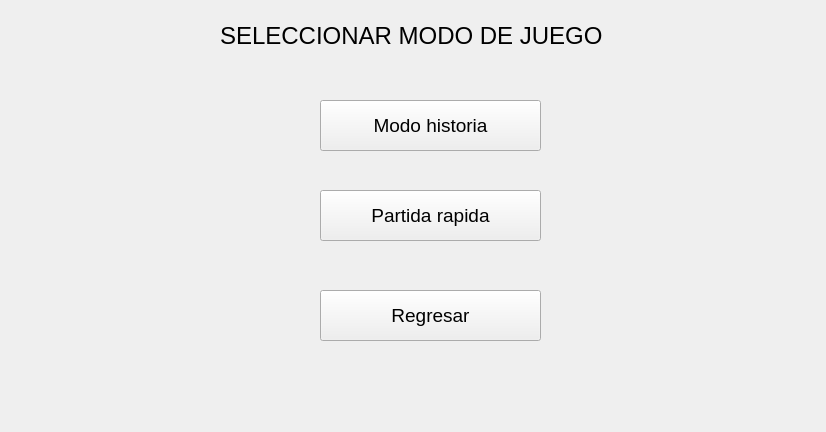
<?xml version="1.0" encoding="UTF-8"?>
<ui version="4.0">
 <class>FrmSeleccionJuego</class>
 <widget class="QWidget" name="FrmSeleccionJuego">
  <property name="geometry">
   <rect>
    <x>0</x>
    <y>0</y>
    <width>826</width>
    <height>432</height>
   </rect>
  </property>
  <property name="windowTitle">
   <string>Form</string>
  </property>
  <widget class="QLabel" name="label">
   <property name="geometry">
    <rect>
     <x>220</x>
     <y>10</y>
     <width>441</width>
     <height>51</height>
    </rect>
   </property>
   <property name="font">
    <font>
     <pointsize>18</pointsize>
    </font>
   </property>
   <property name="text">
    <string>SELECCIONAR MODO DE JUEGO</string>
   </property>
  </widget>
  <widget class="QPushButton" name="btnModoHistoria">
   <property name="geometry">
    <rect>
     <x>320</x>
     <y>100</y>
     <width>221</width>
     <height>51</height>
    </rect>
   </property>
   <property name="font">
    <font>
     <pointsize>14</pointsize>
    </font>
   </property>
   <property name="text">
    <string>Modo historia</string>
   </property>
  </widget>
  <widget class="QPushButton" name="btnPartidaRapida">
   <property name="geometry">
    <rect>
     <x>320</x>
     <y>190</y>
     <width>221</width>
     <height>51</height>
    </rect>
   </property>
   <property name="font">
    <font>
     <pointsize>14</pointsize>
    </font>
   </property>
   <property name="text">
    <string>Partida rapida</string>
   </property>
  </widget>
  <widget class="QPushButton" name="btnRegresar">
   <property name="geometry">
    <rect>
     <x>320</x>
     <y>290</y>
     <width>221</width>
     <height>51</height>
    </rect>
   </property>
   <property name="font">
    <font>
     <pointsize>14</pointsize>
    </font>
   </property>
   <property name="text">
    <string>Regresar</string>
   </property>
  </widget>
 </widget>
 <resources/>
 <connections/>
</ui>
